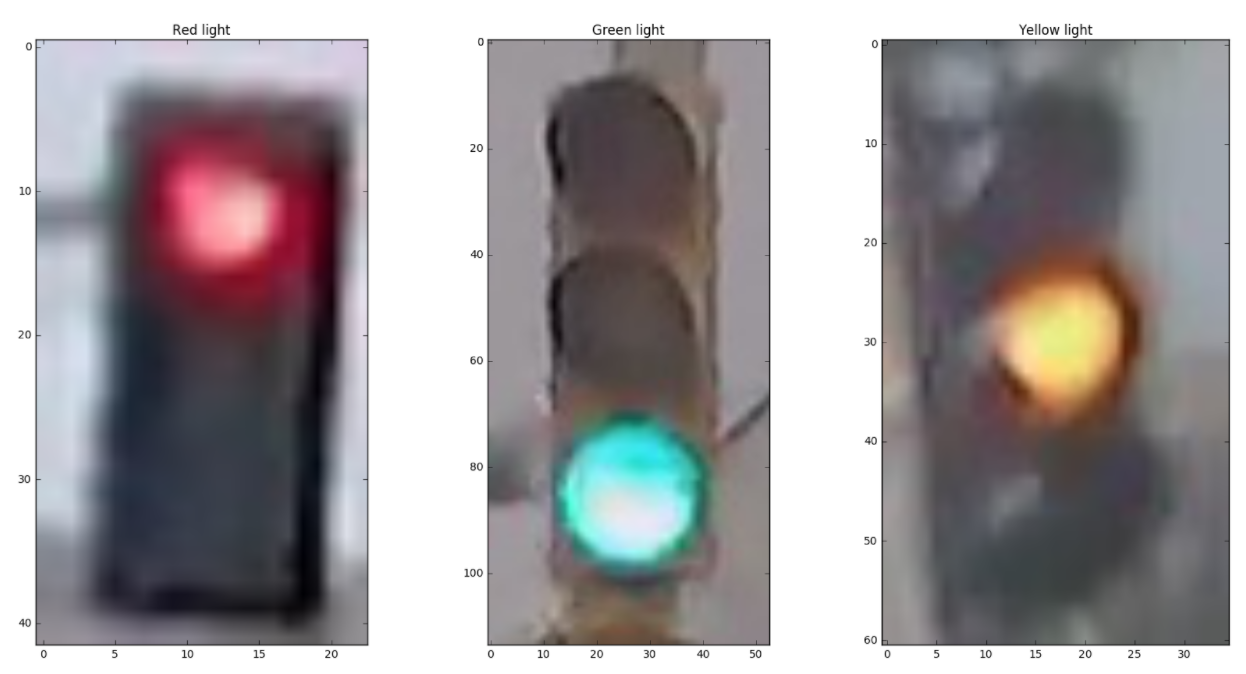
#> input picture images/all_lights.png, 1246 x 674 px; its folder holds only this picture in this run
$ python -i helpers.py   (imports and definitions only)
#> lines starting #> are read from the running program, lines starting #| are printed output that depends on the picture; after the words box and inside, x2 and y2 are one past the last pixel; in counts of white or black regions, pixels touching at a corner belong together
# Helper functions

import os
import glob # library for loading images from a directory
import matplotlib.image as mpimg
import cv2
import numpy as np


# This function loads in images and their labels and places them in a list
# The list contains all images and their associated labels
# For example, after data is loaded, im_list[0][:] will be the first image-label pair in the list
# [78 lines left out: functions load_dataset, image_brightness_mask, image_crop, image_area_brightness, green_hue_mask, yellow_hue_mask, not called in this run]


def red_hue_mask(rgb_image):
    hsv = cv2.cvtColor(rgb_image, cv2.COLOR_RGB2HSV)
#> hsv: shape (674, 1246, 3); mean H, S, V 73.5, 31.8, 163.3

    lower_red = np.array([0, 50, 50])
    upper_red = np.array([8, 255, 255])
    mask0 = cv2.inRange(hsv, lower_red, upper_red)
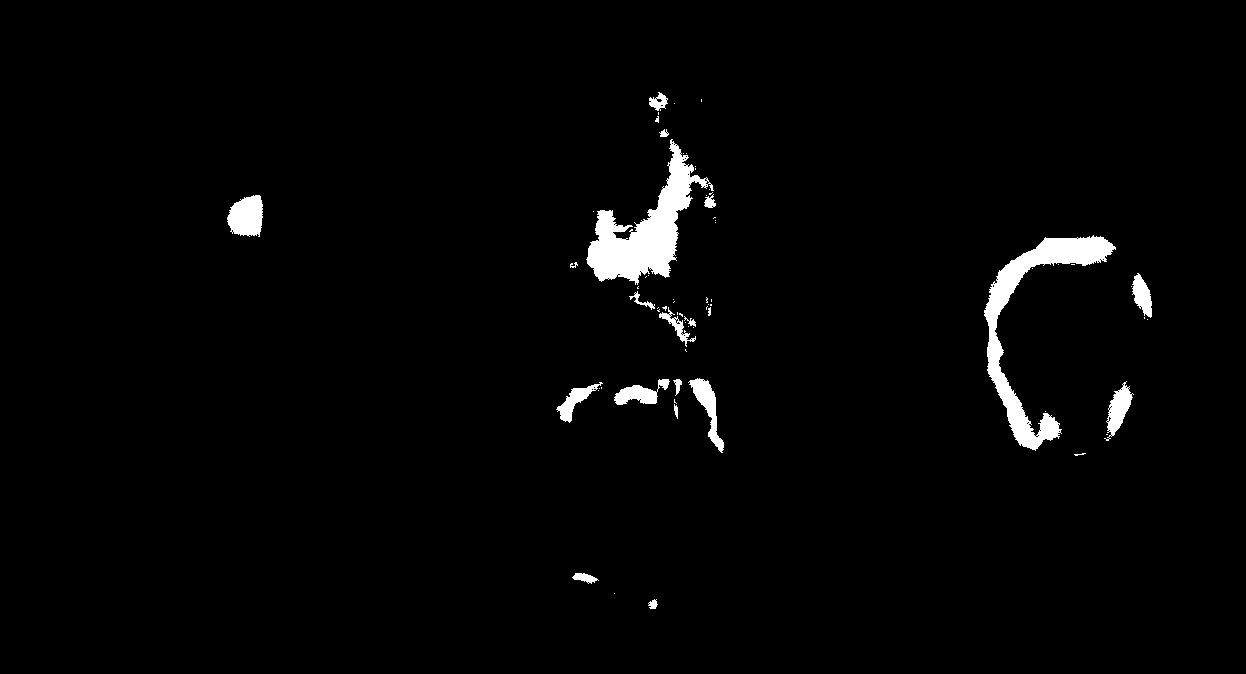
#> mask0: shape (674, 1246); 2.2% white; 68 white regions (48 under 20 px), largest, box (x1, y1, x2, y2) and area: (586, 139, 714, 285) 6448, (984, 235, 1116, 451) 5788, (227, 195, 263, 237) 1166

    lower_red = np.array([165, 28, 50])
    upper_red = np.array([180, 255, 255])
    mask1 = cv2.inRange(hsv, lower_red, upper_red)
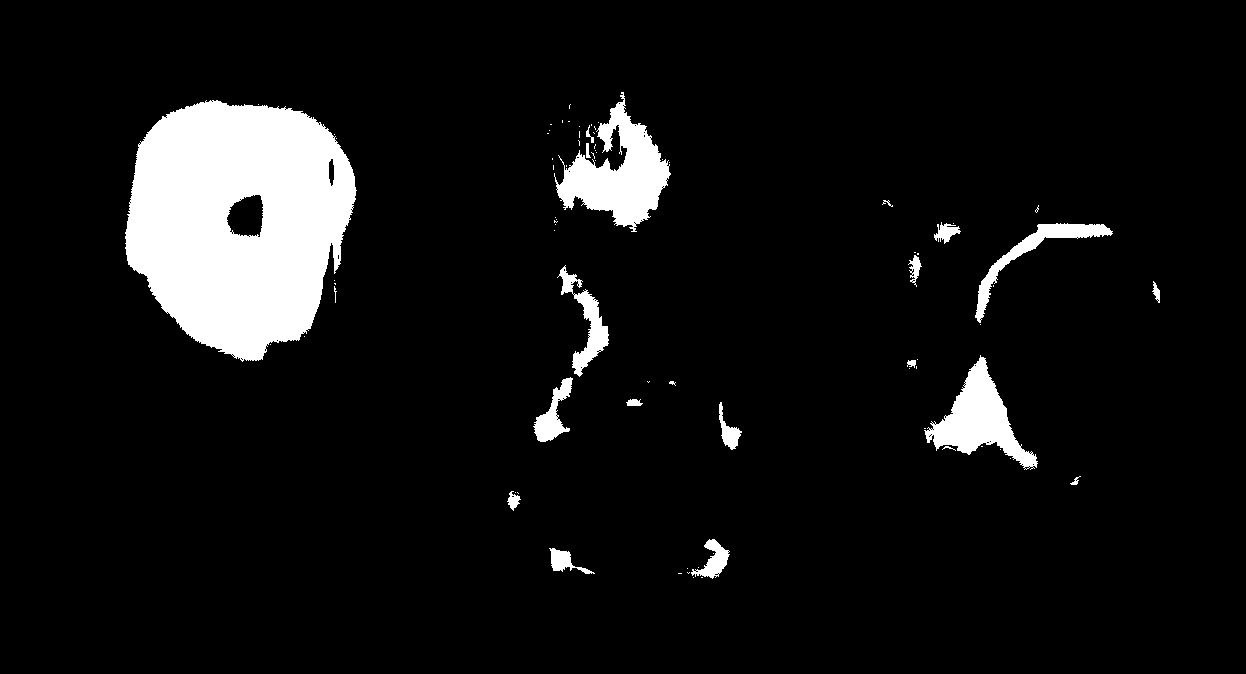
#> mask1: shape (674, 1246); 7.6% white; 80 white regions (59 under 20 px), largest, box (x1, y1, x2, y2) and area: (125, 100, 357, 362) 43966, (554, 92, 671, 232) 7110, (924, 355, 1038, 470) 4860

    mask = mask0 + mask1
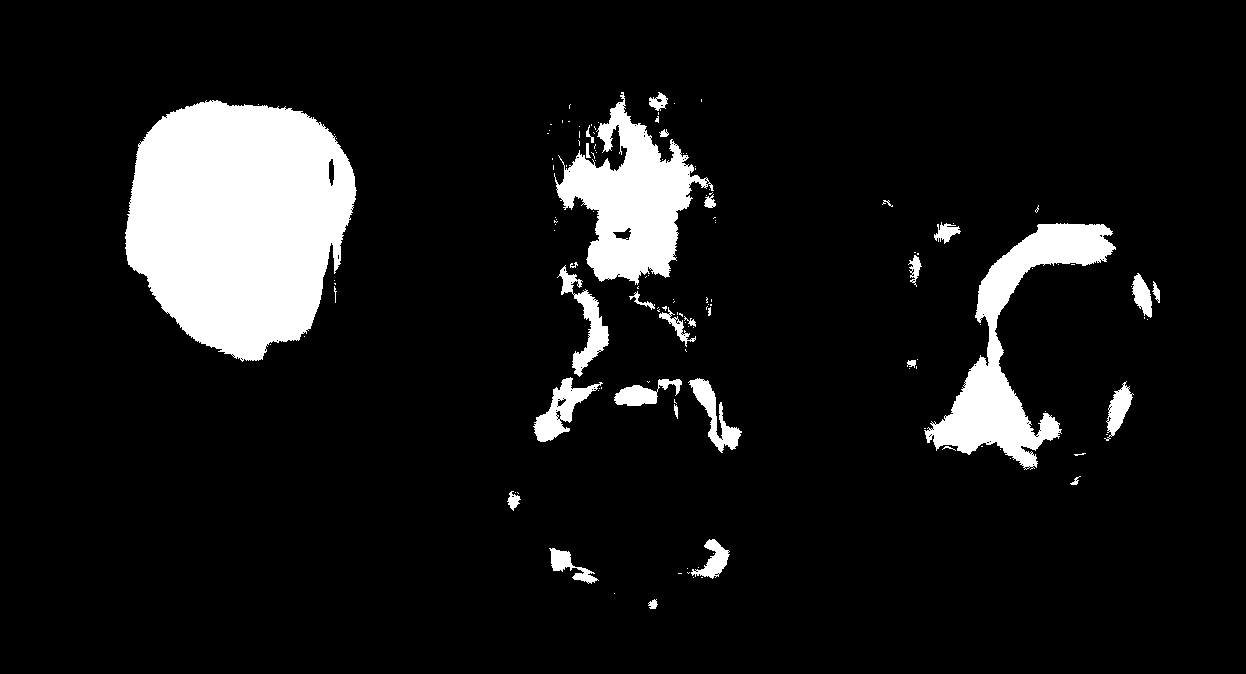
#> mask: shape (674, 1246); 9.7% white; 136 white regions (104 under 20 px), largest, box (x1, y1, x2, y2) and area: (125, 100, 357, 362) 45132, (554, 92, 714, 285) 13559, (924, 223, 1116, 470) 12744
    masked_image = np.copy(rgb_image)
    masked_image[mask == 0] = 0
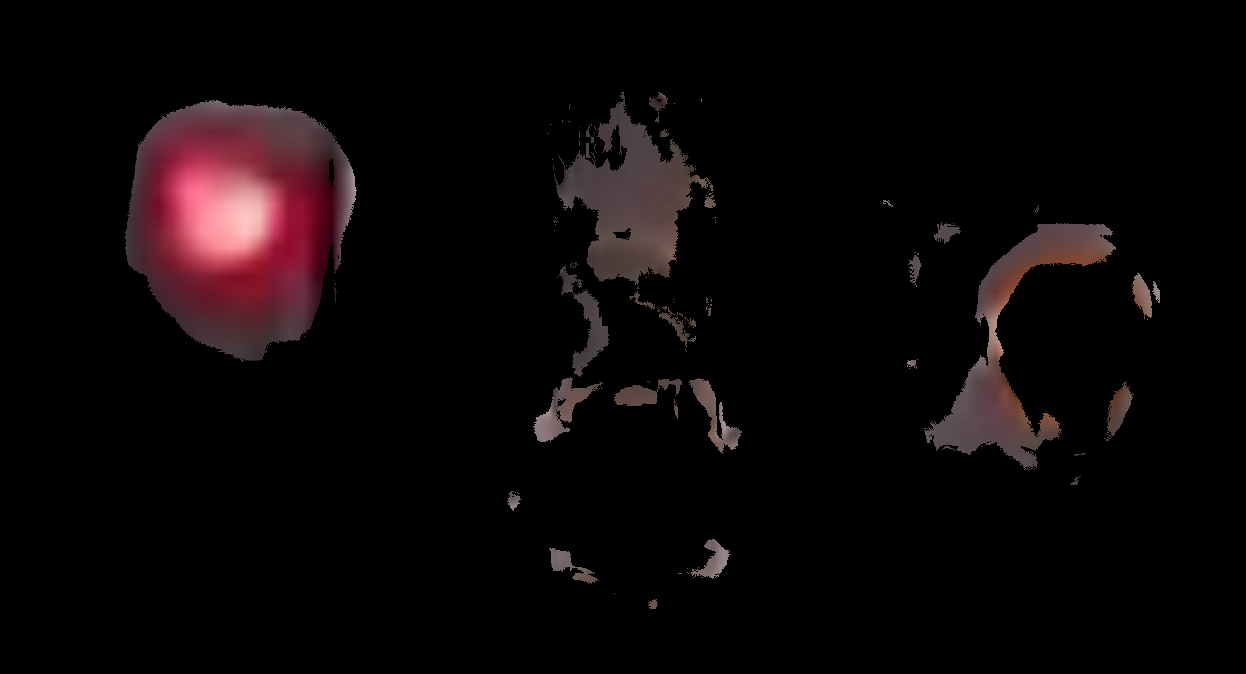
#> masked_image: shape (674, 1246, 3); mean R, G, B 11.1, 6.3, 7.1

    return masked_image


# [24 lines left out: functions avg_brightness, get_brightest_area, not called in this run]

>>> import cv2
>>> picture = cv2.cvtColor(cv2.imread('images/all_lights.png'), cv2.COLOR_BGR2RGB)
>>> result = red_hue_mask(picture)

$ run again, on images/feature_ext_steps.png
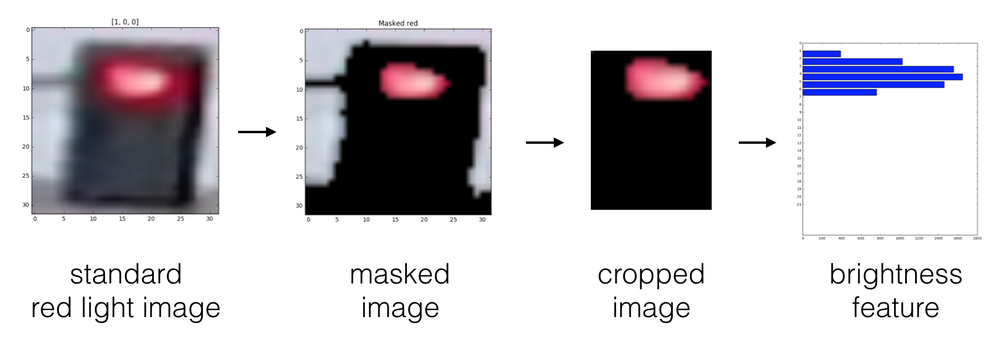
#> input picture images/feature_ext_steps.png, 1000 x 343 px, shrunk from 1696 x 582 before the run
#> hsv: shape (343, 1000, 3); mean H, S, V 22.1, 12.8, 205.8
#> in red_hue_mask, `mask0 = cv2.inRange(hsv, lower_red, upper_red)`:
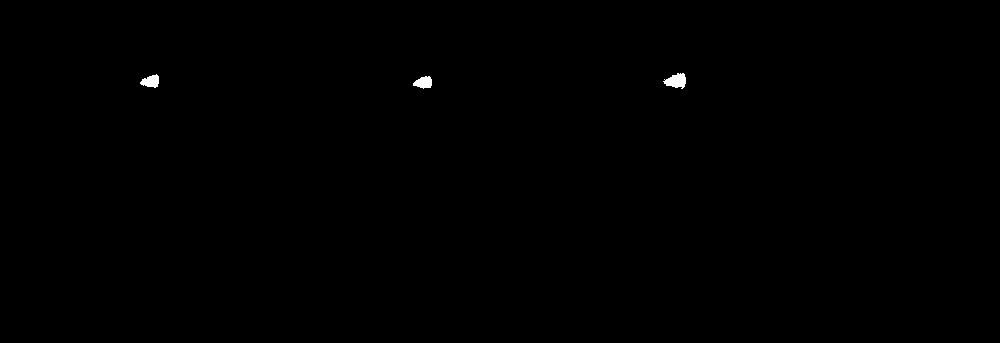
#> mask0: shape (343, 1000); 0.17% white; 3 white regions, box (x1, y1, x2, y2) and area: (663, 73, 686, 89) 240, (140, 74, 159, 88) 177, (413, 76, 432, 89) 173
#> mask1: shape (343, 1000); 3.6% white; 4 white regions (1 under 20 px), largest, box (x1, y1, x2, y2) and area: (82, 46, 212, 127) 7725, (625, 57, 709, 101) 2686, (379, 62, 452, 100) 1994
#> mask: shape (343, 1000); 3.8% white; 4 white regions (1 under 20 px), largest, box (x1, y1, x2, y2) and area: (82, 46, 212, 127) 7902, (625, 57, 709, 101) 2926, (379, 62, 452, 100) 2167
#> in red_hue_mask, `masked_image[mask == 0] = 0`:
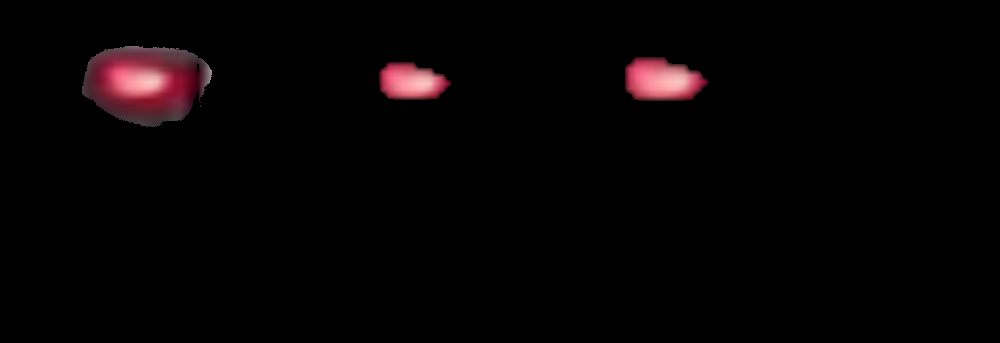
#> masked_image: shape (343, 1000, 3); mean R, G, B 5.7, 2.7, 3.2

$ run again, on images/processing_steps.png
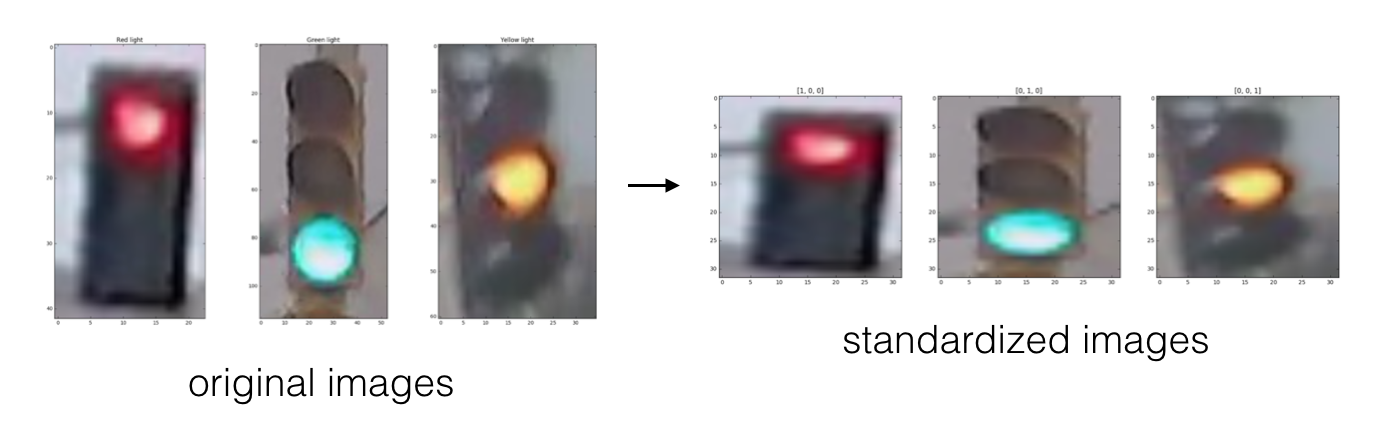
#> input picture images/processing_steps.png, 1396 x 446 px
#> hsv: shape (446, 1396, 3); mean H, S, V 37.6, 16, 206.5
#> in red_hue_mask, `mask0 = cv2.inRange(hsv, lower_red, upper_red)`:
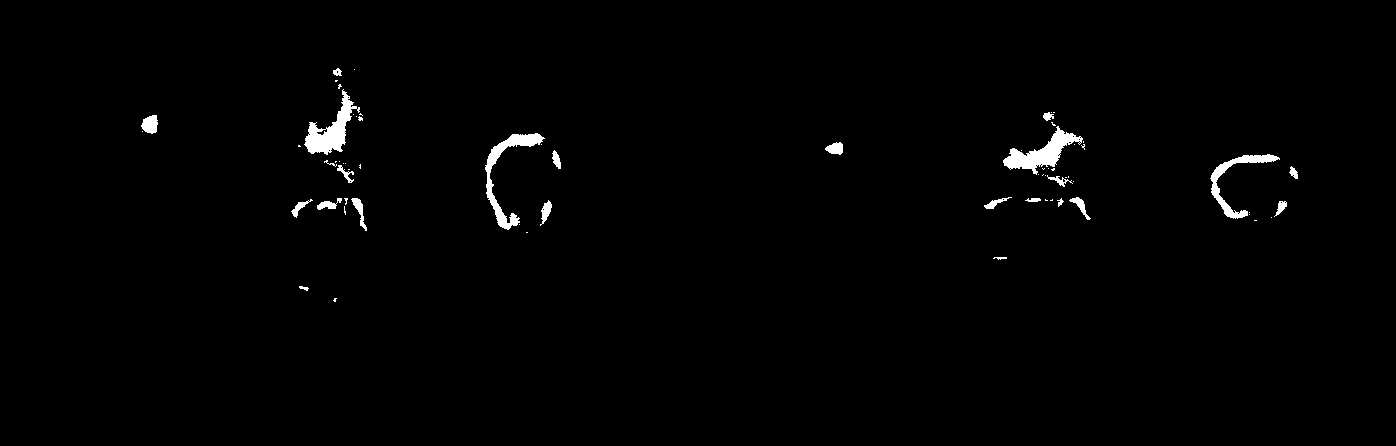
#> mask0: shape (446, 1396); 1.1% white; 67 white regions (43 under 20 px), largest, box (x1, y1, x2, y2) and area: (1003, 126, 1083, 175) 1345, (304, 89, 360, 155) 1332, (485, 133, 545, 230) 1190
#> mask1: shape (446, 1396); 3.8% white; 62 white regions (40 under 20 px), largest, box (x1, y1, x2, y2) and area: (95, 72, 200, 190) 9052, (768, 113, 895, 193) 7349, (980, 116, 1054, 155) 1520
#> mask: shape (446, 1396); 4.9% white; 112 white regions (78 under 20 px), largest, box (x1, y1, x2, y2) and area: (95, 72, 200, 190) 9290, (768, 113, 895, 193) 7514, (980, 116, 1083, 175) 2866
#> in red_hue_mask, `masked_image[mask == 0] = 0`:
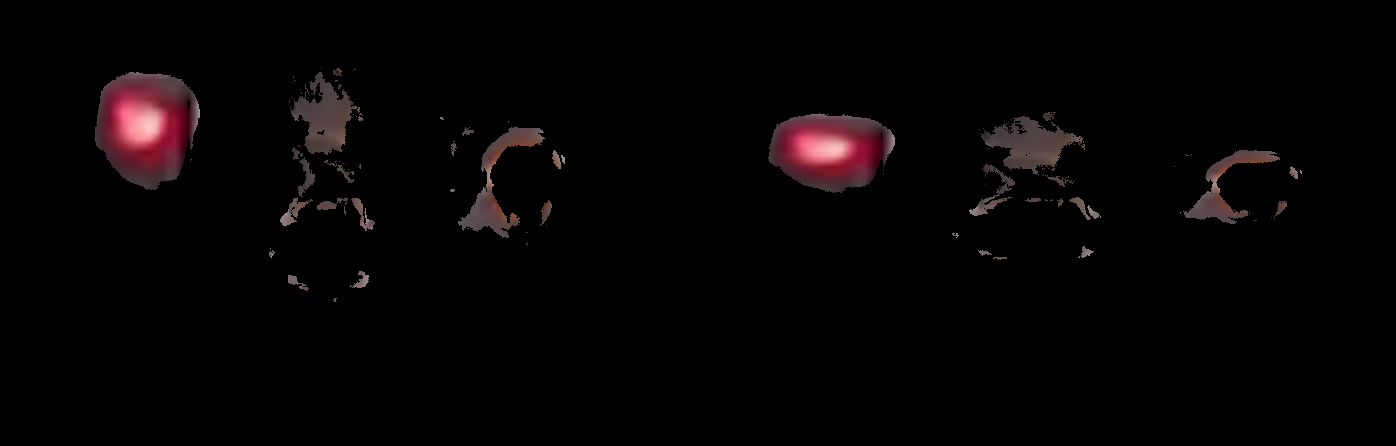
#> masked_image: shape (446, 1396, 3); mean R, G, B 5.6, 3.2, 3.6
